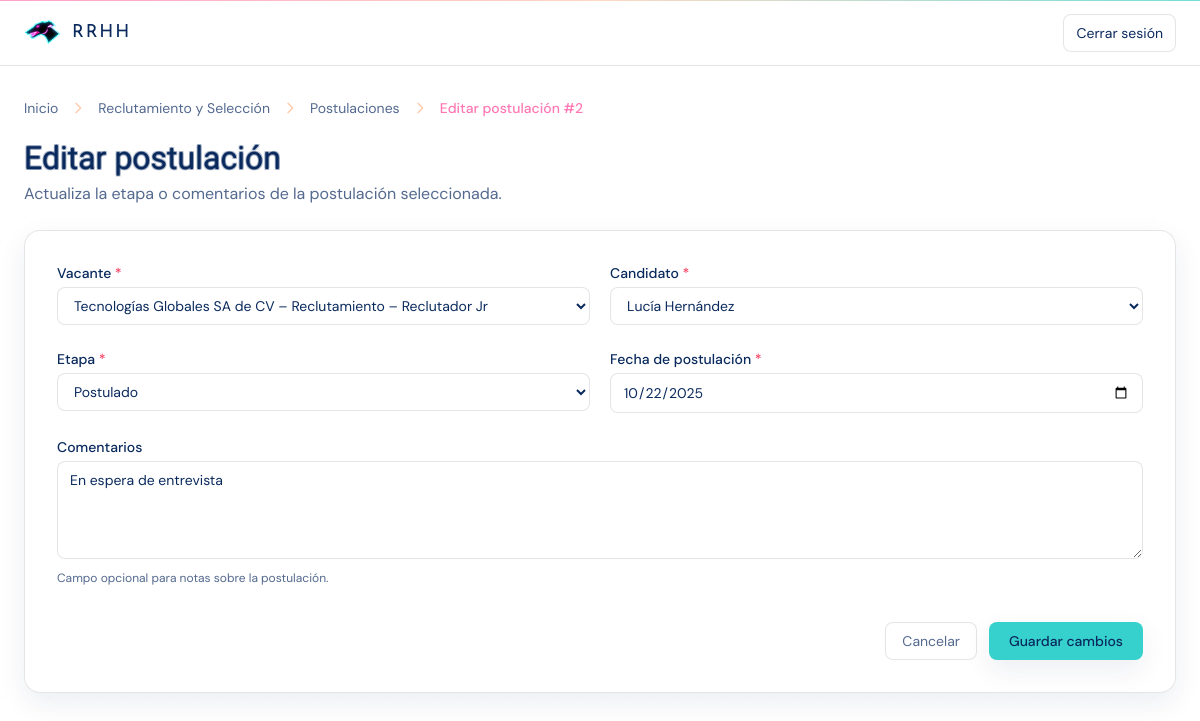
Screenshot of /index.php?controller=postulacion&action=edit&id=2 (signed in) with the database file from the repository.
### tables this page shows
CREATE TABLE `postulaciones` (
  `id_postulacion` int(11) NOT NULL COMMENT 'Identificador de postulación',
  `id_vacante` int(11) NOT NULL COMMENT 'Vacante a la que postula',
  `id_candidato` int(11) NOT NULL COMMENT 'Candidato que postula',
  `estado` enum('POSTULADO','SCREENING','ENTREVISTA','PRUEBA','OFERTA','RECHAZADO','CONTRATADO') NOT NULL DEFAULT 'POSTULADO' COMMENT 'Etapa del proceso',
  `comentarios` varchar(255) DEFAULT NULL COMMENT 'Notas del reclutador',
  `aplicada_en` datetime NOT NULL DEFAULT current_timestamp() COMMENT 'Fecha/hora de postulación'
);

### app/controllers/PostulacionController.php (called while the page is built, shortened)
<?php
require_once __DIR__ . '/../models/Postulacion.php';
require_once __DIR__ . '/../../config/db.php';
class PostulacionController
{
    public function edit(): void
    {
        $id = isset($_GET['id']) ? (int)$_GET['id'] : 0;
        $postulacion = Postulacion::findById($id);
        global $pdo;
        $sqlVac = "
            SELECT
                v.id_vacante,
                CONCAT(e.nombre, ' – ', a.nombre_area, ' – ', pu.nombre_puesto) AS etiqueta
            FROM vacantes v
            INNER JOIN areas a     ON a.id_area = v.id_area
            INNER JOIN empresas e  ON e.id_empresa = a.id_empresa
            INNER JOIN puestos pu  ON pu.id_puesto = v.id_puesto
            ORDER BY e.nombre, a.nombre_area, pu.nombre_puesto
        ";
        $vacantes = $pdo->query($sqlVac)->fetchAll();
        $sqlCand = "SELECT id_candidato, nombre FROM candidatos ORDER BY nombre";
        $candidatos = $pdo->query($sqlCand)->fetchAll();
        require __DIR__ . '/../../public/views/reclutamiento/postulaciones/edit.php';
    }
}

### config/paths.php (called while the page is built, shortened)
<?php
function url(string $path = ''): string {
    $path = '/' . ltrim($path, '/');
    return BASE_URL === '/' ? $path : BASE_URL . $path;
}
function asset(string $path): string {
    return url('assets/' . ltrim($path, '/'));
}

### app/models/Postulacion.php (called while the page is built, shortened)
<?php
require_once __DIR__ . '/../../config/db.php';
class Postulacion
{
    public static function findById(int $id): ?array
    {
        global $pdo;
        $sql = "
            SELECT
                p.*,
                v.id_area,
                v.id_puesto,
                a.nombre_area,
                e.nombre       AS empresa_nombre,
                pu.nombre_puesto,
                c.nombre       AS candidato_nombre
            FROM postulaciones p
            INNER JOIN vacantes   v  ON v.id_vacante   = p.id_vacante
            INNER JOIN areas      a  ON a.id_area      = v.id_area
            INNER JOIN empresas   e  ON e.id_empresa   = a.id_empresa
            INNER JOIN puestos    pu ON pu.id_puesto   = v.id_puesto
            INNER JOIN candidatos c  ON c.id_candidato = p.id_candidato
            WHERE p.id_postulacion = ?
            LIMIT 1
        ";
        $st = $pdo->prepare($sql);
        $st->execute([$id]);
        $row = $st->fetch();
        return $row ?: null;
    }
}

### public/views/reclutamiento/postulaciones/edit.php (the view, shortened to what this page needs)
<?php
require_once __DIR__ . '/../../../../config/paths.php';
$old    = $_SESSION['old_input'] ?? [];
if (empty($old) && isset($postulacion)) {
    $old = [
        'id_vacante'        => $postulacion['id_vacante']   ?? '',
        'id_candidato'      => $postulacion['id_candidato'] ?? '',
        'estado'            => $postulacion['estado']       ?? 'POSTULADO',
        'fecha_postulacion' => isset($postulacion['aplicada_en'])
            ? substr((string)$postulacion['aplicada_en'], 0, 10)
            : '',
        'comentarios'       => $postulacion['comentarios'] ?? '',
    ];
}
function e(string $value): string {
    return htmlspecialchars($value, ENT_QUOTES, 'UTF-8');
}
$etapas = [
    'POSTULADO'  => 'Postulado',
    'SCREENING'  => 'Screening',
    'ENTREVISTA' => 'Entrevista',
    'PRUEBA'     => 'Prueba',
    'OFERTA'     => 'Oferta',
    'RECHAZADO'  => 'Rechazado',
    'CONTRATADO' => 'Contratado',
];
?>
<!doctype html>
<html lang="es">
<head>
  <script src="https://cdn.tailwindcss.com"></script>
    <link rel="stylesheet" href="<?= asset('css/vice.css') ?>">
</head>
<body class="min-h-screen bg-white text-vc-ink font-sans relative">
  <header class="sticky top-0 z-30 border-b border-black/10 bg-white/80 backdrop-blur">
    <div class="mx-auto max-w-7xl px-4 sm:px-6 h-16 flex items-center">
      <a href="<?= url('index.php') ?>" class="flex items-center gap-3">
        <img src="<?= asset('img/galgovc.png') ?>" alt="RRHH" class="h-9 w-auto">
        <div class="font-display text-lg tracking-widest uppercase text-vc-ink">RRHH</div>
      </a>
      <div class="ml-auto flex items-center gap-3 text-sm text-muted-ink">
        <a href="<?= url('logout.php') ?>" class="rounded-lg border border-black/10 bg-white px-3 py-2 text-sm hover:bg-vc-pink/10 text-vc-ink">
          Cerrar sesión
        </a>
      </div>
    </div>
  </header>
  <main class="mx-auto max-w-7xl px-4 sm:px-6 py-8 relative">
    <div class="mb-5">
      <nav class="flex items-center gap-3 text-sm">
        <a href="<?= url('index.php') ?>" class="text-muted-ink hover:text-vc-ink transition">Inicio</a>
        <svg class="w-4 h-4 text-vc-peach" fill="none" stroke="currentColor" viewBox="0 0 24 24">
          <path stroke-linecap="round" stroke-linejoin="round" stroke-width="2" d="M9 5l7 7-7 7" />
        </svg>
        <a href="<?= url('views/reclutamiento/index.php') ?>" class="text-muted-ink hover:text-vc-ink transition">Reclutamiento y Selección</a>
        <svg class="w-4 h-4 text-vc-peach" fill="none" stroke="currentColor" viewBox="0 0 24 24">
          <path stroke-linecap="round" stroke-linejoin="round" stroke-width="2" d="M9 5l7 7-7 7" />
        </svg>
        <a href="<?= url('index.php?controller=postulacion&action=index') ?>" class="text-muted-ink hover:text-vc-ink transition">Postulaciones</a>
        <svg class="w-4 h-4 text-vc-peach" fill="none" stroke="currentColor" viewBox="0 0 24 24">
          <path stroke-linecap="round" stroke-linejoin="round" stroke-width="2" d="M9 5l7 7-7 7" />
        </svg>
        <span class="font-medium text-vc-pink">Editar postulación #<?= (int)($postulacion['id_postulacion'] ?? 0) ?></span>
      </nav>
    </div>
    <section class="mb-6">
      <h1 class="vice-title text-[32px] leading-tight text-vc-ink">Editar postulación</h1>
      <p class="mt-1 text-sm sm:text-base text-muted-ink">
        Actualiza la etapa o comentarios de la postulación seleccionada.
      </p>
    </section>
    <section class="bg-white/90 border border-black/10 rounded-2xl shadow-soft p-6 sm:p-8">
      <form id="formPostulacion" method="post"
            action="<?= url('index.php?controller=postulacion&action=update&id=' . (int)$postulacion['id_postulacion']) ?>"
            class="space-y-6">
        <div class="grid grid-cols-1 md:grid-cols-2 gap-5">
          <div>
            <label for="id_vacante" class="block text-sm font-medium text-vc-ink mb-1">
              Vacante <span class="text-rose-500">*</span>
            </label>
            <select
              id="id_vacante"
              name="id_vacante"
              required
              class="w-full rounded-lg border border-black/10 bg-white/80 px-3 py-2 text-sm focus:outline-none focus:ring-2 focus:ring-vc-teal/60"
            >
              <?php foreach ($vacantes as $vac): ?>
                <?php
                  $idVac = (int)($vac['id_vacante'] ?? 0);
                  $label = $vac['etiqueta'] ?? ($vac['empresa_area_puesto'] ?? ($vac['descripcion'] ?? ('Vacante #' . $idVac)));
                  $selected = ((string)$old['id_vacante'] === (string)$idVac) ? 'selected' : '';
                ?>
                <option value="<?= $idVac ?>" <?= $selected ?>>
                  <?= e((string)$label) ?>
                </option>
              <?php endforeach; ?>
            </select>
          </div>
          <div>
            <label for="id_candidato" class="block text-sm font-medium text-vc-ink mb-1">
              Candidato <span class="text-rose-500">*</span>
            </label>
            <select
              id="id_candidato"
              name="id_candidato"
              required
              class="w-full rounded-lg border border-black/10 bg-white/80 px-3 py-2 text-sm focus:outline-none focus:ring-2 focus:ring-vc-teal/60"
            >
              <?php foreach ($candidatos as $cand): ?>
                <?php
                  $idCand = (int)($cand['id_candidato'] ?? 0);
                  $nombre = $cand['nombre'] ?? ($cand['candidato_nombre'] ?? ('Candidato #' . $idCand));
                  $selected = ((string)$old['id_candidato'] === (string)$idCand) ? 'selected' : '';
                ?>
                <option value="<?= $idCand ?>" <?= $selected ?>>
                  <?= e((string)$nombre) ?>
                </option>
              <?php endforeach; ?>
            </select>
          </div>
        </div>
        <div class="grid grid-cols-1 md:grid-cols-2 gap-5">
          <div>
            <label for="estado" class="block text-sm font-medium text-vc-ink mb-1">
              Etapa <span class="text-rose-500">*</span>
            </label>
            <select
              id="estado"
              name="estado"
              required
              class="w-full rounded-lg border border-black/10 bg-white/80 px-3 py-2 text-sm focus:outline-none focus:ring-2 focus:ring-vc-teal/60"
            >
              <?php foreach ($etapas as $value => $label): ?>
                <option value="<?= e($value) ?>" <?= (strtoupper((string)$old['estado']) === $value) ? 'selected' : '' ?>>
                  <?= e($label) ?>
                </option>
              <?php endforeach; ?>
            </select>
          </div>
          <div>
            <label for="fecha_postulacion" class="block text-sm font-medium text-vc-ink mb-1">
              Fecha de postulación <span class="text-rose-500">*</span>
            </label>
            <input
              id="fecha_postulacion"
              name="fecha_postulacion"
              type="date"
              required
              value="<?= e((string)$old['fecha_postulacion']) ?>"
              class="w-full rounded-lg border border-black/10 bg-white/80 px-3 py-2 text-sm focus:outline-none focus:ring-2 focus:ring-vc-teal/60"
            />
          </div>
        </div>
        <div>
          <label for="comentarios" class="block text-sm font-medium text-vc-ink mb-1">
            Comentarios
          </label>
          <textarea
            id="comentarios"
            name="comentarios"
            rows="4"
            class="w-full rounded-lg border border-black/10 bg-white/80 px-3 py-2 text-sm focus:outline-none focus:ring-2 focus:ring-vc-teal/60"
          ><?= e((string)$old['comentarios']) ?></textarea>
          <p class="mt-1 text-xs text-muted-ink">
            Campo opcional para notas sobre la postulación.
          </p>
        </div>
        <div class="flex flex-col sm:flex-row sm:justify-end gap-3 pt-3">
          <a
            href="<?= url('index.php?controller=postulacion&action=index') ?>"
            class="inline-flex items-center justify-center rounded-lg border border-black/10 bg-white px-4 py-2 text-sm text-muted-ink hover:bg-slate-50"
          >
            Cancelar
          </a>
          <button
            type="submit"
            class="inline-flex items-center justify-center rounded-lg bg-vc-teal px-5 py-2 text-sm font-medium text-vc-ink shadow-soft hover:bg-vc-neon/80 transition"
          >
            Guardar cambios
          </button>
        </div>
      </form>
    </section>
  </main>
</body>
</html>

### public/assets/css/vice.css (style rules this page uses)
:root { --muted: rgba(10,42,94,.70); }
.vice-title { font-family: 'Rage Italic','Yellowtail',cursive; -webkit-text-stroke: 1px rgba(10,42,94,.25); text-shadow: -1px -1px 0 rgba(10,42,94,.25), 1px -1px 0 rgba(10,42,94,.25), -1px 1px 0 rgba(10,42,94,.25), 1px 1px 0 rgba(10,42,94,.25); }
.text-muted-ink { color: var(--muted); }

### rows the page displays
postulaciones: id_postulacion "2", estado "Postulado", comentarios "En espera de entrevista"

### other values shown
form field id_vacante "Tecnologías Globales SA de CV – Reclutamiento – Reclutador Jr"
form field id_candidato "Lucía Hernández"
